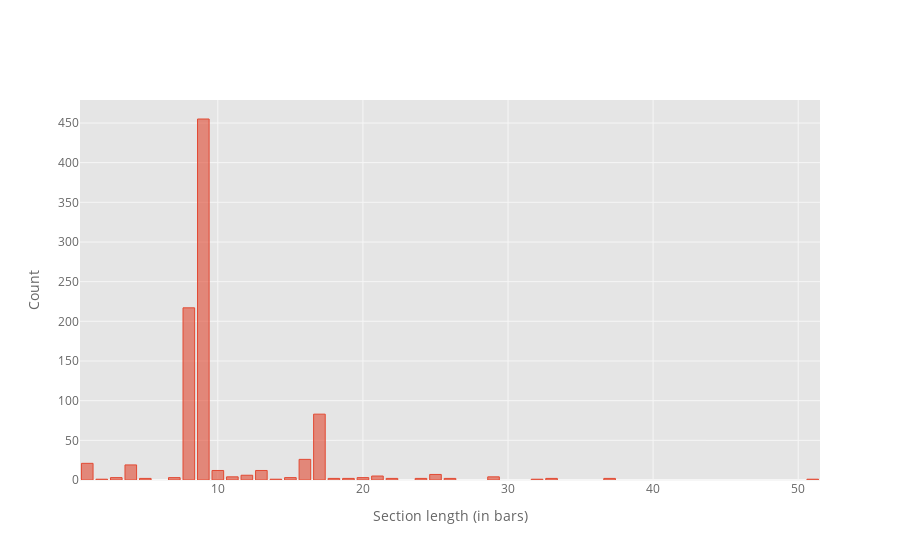

The notebook cell saved with this chart:
### Markdown cell above
## section lengths

### Code cell
print('Most sections are normatively 8 measures long, but there are also several 16 measure-long sections: it could be hypothesised that these sections are internally binary.')
measure_list.groupby(['id', 'section']).size().value_counts().iplot('bar', xTitle='Section length (in bars)', yTitle='Count')

### Figure 1 — Plotly figure (JSON) as saved in the notebook; plotly's stock layout.template omitted (floating-point values rounded to 4 significant figures)
{"data": [{"marker": {"color": "rgba(226, 74, 51, 0.6)", "line": {"color": "rgba(226, 74, 51, 1.0)", "width": 1}}, "name": "None", "orientation": "v", "text": "", "type": "bar", "x": [9, 8, 17, 16, 1, 4, 13, 10, 25, 12, 21, 11, 29, 3, 20, 7, 15, 5, 33, 26, 37, 18, 19, 22, 24, 14, 32, 2, 51], "y": [455, 217, 83, 26, 21, 19, 12, 12, 7, 6, 5, 4, 4, 3, 3, 3, 3, 2, 2, 2, 2, 2, 2, 2, 2, 1, 1, 1, 1]}], "layout": {"legend": {"bgcolor": "#FFFFFF", "font": {"color": "#666666"}}, "paper_bgcolor": "#FFFFFF", "plot_bgcolor": "#E5E5E5", "title": {"font": {"color": "#151516"}}, "xaxis": {"gridcolor": "#F6F6F6", "showgrid": true, "tickfont": {"color": "#666666"}, "title": {"font": {"color": "#666666"}, "text": "Section length (in bars)"}, "zerolinecolor": "#F6F6F6"}, "yaxis": {"gridcolor": "#F6F6F6", "showgrid": true, "tickfont": {"color": "#666666"}, "title": {"font": {"color": "#666666"}, "text": "Count"}, "zerolinecolor": "#F6F6F6"}}}
